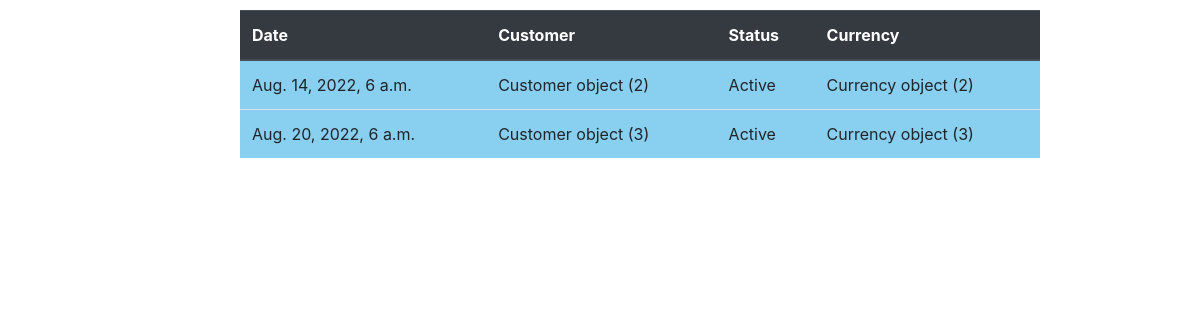
/walletapp/wallets/, run on the app's committed database.
### walletapp/models.py (models this page shows)
class Wallet(models.Model):
    balance = models.IntegerField()
    customer = models.ForeignKey("Customer",on_delete=models.CASCADE,related_name='Wallet_customer')
    amount  = models.IntegerField()
    date_created = models.DateTimeField()
    status = models.CharField(max_length=15)
    currency = models.ForeignKey("Currency",on_delete=models.CASCADE,related_name='Wallet_currency')
    history = models.DateTimeField()
    pin = models.IntegerField()

class Customer(models.Model):
    first_name=models.CharField(max_length=20)
    last_name=models.CharField(max_length=20)
    address=models.CharField(max_length=20)
    email=models.EmailField(max_length=254)
    phone_number=models.CharField(max_length=13)
    gender=models.CharField(max_length=10)
    age=models.PositiveSmallIntegerField()

class Currency(models.Model):
    country= models.CharField(max_length=30)
    symbol= models.CharField(max_length=5)
    amount= models.BigIntegerField()

### walletapp/views.py (the view)
# urls.py: path('wallets/', views.list_wallets, name="wallets_list"),
def list_wallets(request):
    wallets = models.Wallet.objects.all()
    return render(request, "wallets_list.html", {'wallets': wallets})

### walletapp/templates/wallets_list.html (shortened to what this page needs)
<!DOCTYPE html>
<html lang="en">
<head>
    <link rel="stylesheet" href="https://cdn.jsdelivr.net/npm/bootstrap@4.3.1/dist/css/bootstrap.min.css">
</head>
<body>
    <table class="table" style="width: 50rem; margin-top:10px;margin-left: 20%; padding:2% 5%; background-color:#88CFF0;">
        <thead class="thead-dark">        <tr>
            <th>Date</th>
            <th>Customer</th>
            <th>Status</th>
            <th>Currency</th>
        </tr>
        </thead>
        <tr>
            {%for wallet in wallets%}
            <td>{{wallet.date_created}}</td>
            <td>{{wallet.customer}}</td>
            <td>{{wallet.status}}</td>
            <td>{{wallet.currency}}</td>
        </tr>
        {% endfor %}
    </table>
</body>
</html>

### data on the page
Wallet: date_created "Aug. 14, 2022, 6 a.m.", customer "Customer object (2)", status "Active", currency "Currency object (2)"
Wallet: date_created "Aug. 20, 2022, 6 a.m.", customer "Customer object (3)", status "Active", currency "Currency object (3)"
